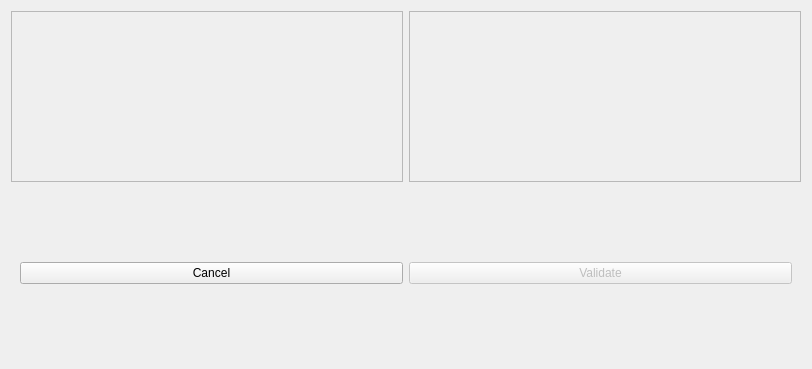
<?xml version="1.0" encoding="UTF-8"?>
<ui version="4.0">
 <class>ProductPanel</class>
 <widget class="QWidget" name="ProductPanel">
  <property name="geometry">
   <rect>
    <x>0</x>
    <y>0</y>
    <width>812</width>
    <height>369</height>
   </rect>
  </property>
  <property name="windowTitle">
   <string>Form</string>
  </property>
  <layout class="QVBoxLayout" name="verticalLayout">
   <item>
    <layout class="QHBoxLayout" name="horizontalLayout">
     <item>
      <widget class="QFrame" name="frame_product">
       <property name="minimumSize">
        <size>
         <width>200</width>
         <height>0</height>
        </size>
       </property>
       <property name="maximumSize">
        <size>
         <width>16677777</width>
         <height>16777215</height>
        </size>
       </property>
       <property name="styleSheet">
        <string notr="true"/>
       </property>
       <property name="frameShape">
        <enum>QFrame::StyledPanel</enum>
       </property>
       <property name="frameShadow">
        <enum>QFrame::Raised</enum>
       </property>
       <layout class="QGridLayout" name="layout_products"/>
      </widget>
     </item>
     <item>
      <widget class="QFrame" name="frame_order">
       <property name="maximumSize">
        <size>
         <width>400</width>
         <height>16777215</height>
        </size>
       </property>
       <property name="frameShape">
        <enum>QFrame::StyledPanel</enum>
       </property>
       <property name="frameShadow">
        <enum>QFrame::Raised</enum>
       </property>
       <layout class="QVBoxLayout" name="layout_order">
        <property name="spacing">
         <number>2</number>
        </property>
        <property name="leftMargin">
         <number>0</number>
        </property>
        <property name="topMargin">
         <number>0</number>
        </property>
        <property name="rightMargin">
         <number>0</number>
        </property>
        <property name="bottomMargin">
         <number>0</number>
        </property>
       </layout>
      </widget>
     </item>
    </layout>
   </item>
   <item>
    <widget class="QFrame" name="frame_button">
     <property name="frameShape">
      <enum>QFrame::NoFrame</enum>
     </property>
     <property name="frameShadow">
      <enum>QFrame::Raised</enum>
     </property>
     <layout class="QHBoxLayout" name="layout_button">
      <item>
       <widget class="QPushButton" name="button_cancel">
        <property name="text">
         <string>Cancel</string>
        </property>
       </widget>
      </item>
      <item>
       <widget class="QPushButton" name="button_validate">
        <property name="enabled">
         <bool>false</bool>
        </property>
        <property name="text">
         <string>Validate</string>
        </property>
       </widget>
      </item>
     </layout>
    </widget>
   </item>
  </layout>
 </widget>
 <resources/>
 <connections/>
</ui>
